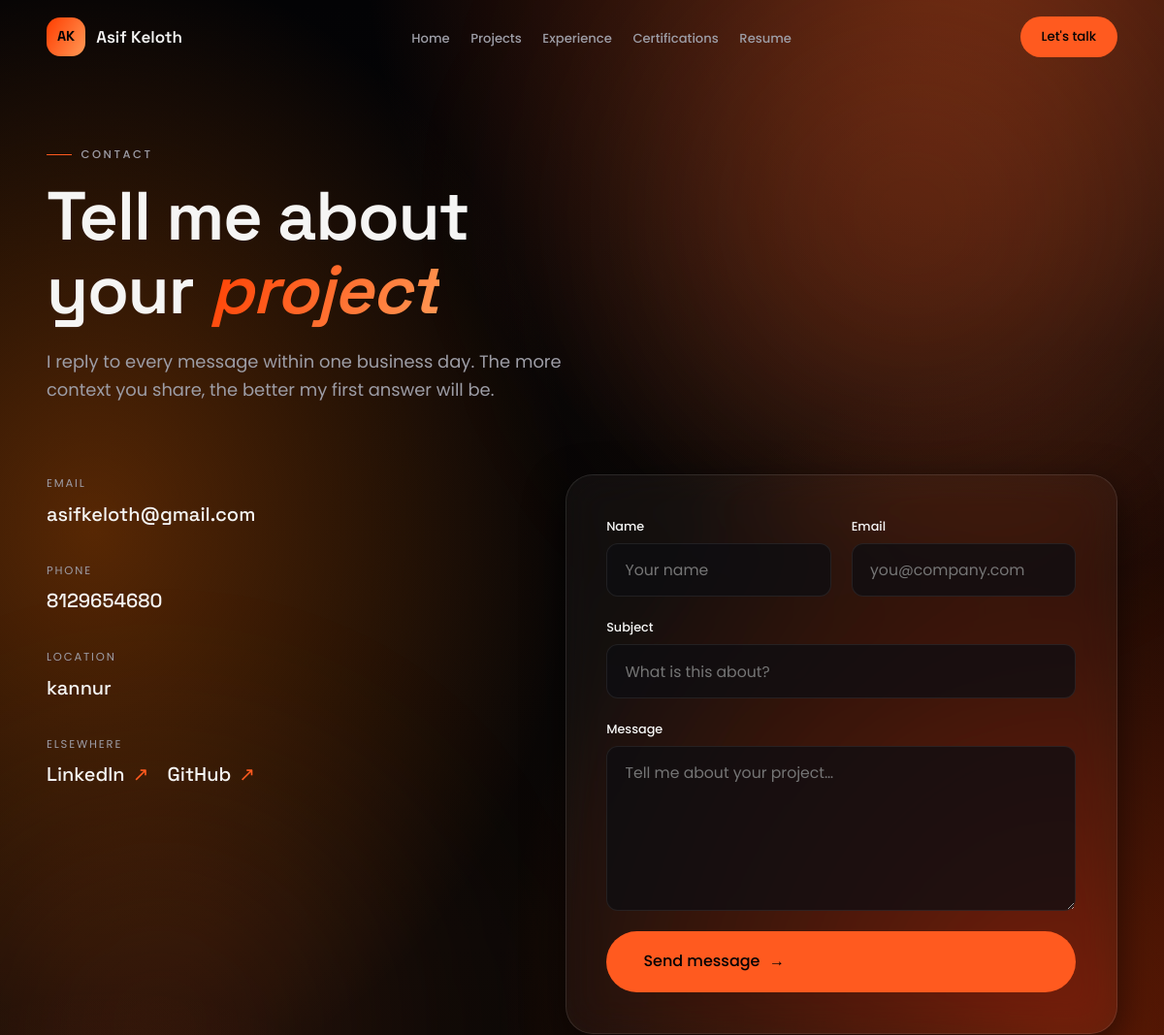
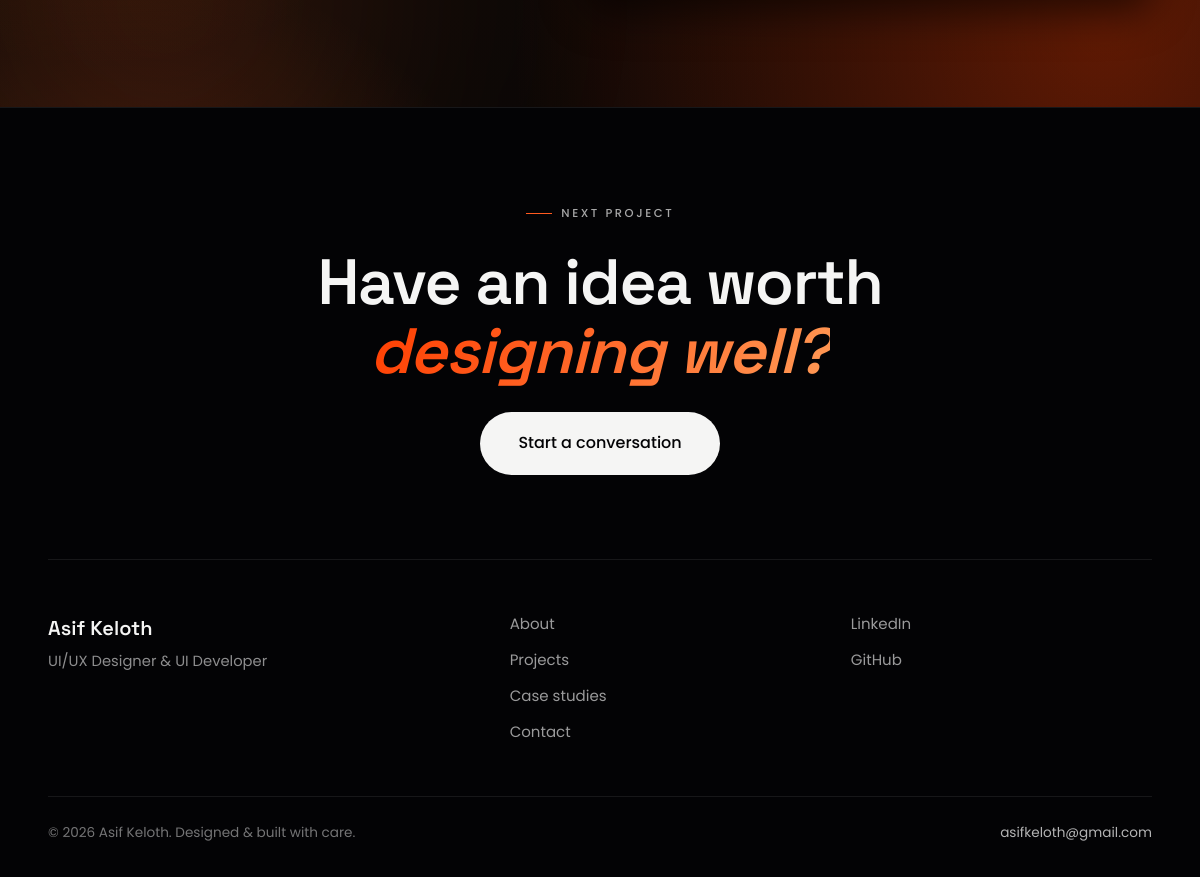
Page /contact/ on the committed database (2 pictures, top to bottom).
### core/models.py (models this page shows, shortened)
class SingletonModel(models.Model):
    class Meta:
        abstract = True
    @classmethod
    def load(cls):
        obj, _ = cls.objects.get_or_create(pk=1)
        return obj

class SiteSettings(SingletonModel):
    site_name = models.CharField(max_length=100, default="Asif Keloth")
    tagline = models.CharField(max_length=160, default="UI/UX Designer & UI Developer")
    email = models.EmailField(default="hello@example.com")
    phone = models.CharField(max_length=40, blank=True)
    location = models.CharField(max_length=120, default="Kochi, India")
    resume = models.FileField(upload_to="resume/", blank=True, null=True)
    logo_text = models.CharField(max_length=40, default="A")
    footer_note = models.CharField(max_length=200, default="Designed & built with care.")
    seo_title = models.CharField(max_length=70, blank=True,
                                 help_text="Default <title>. Falls back to site name.")
    seo_description = models.CharField(max_length=160, blank=True)
    seo_keywords = models.CharField(max_length=255, blank=True)
    og_image = models.ImageField(upload_to="seo/", blank=True, null=True)
    class Meta:
        verbose_name = "Site settings"
        verbose_name_plural = "Site settings"

class OrderedModel(models.Model):
    order = models.PositiveIntegerField(default=0)
    is_active = models.BooleanField(default=True)
    class Meta:
        abstract = True
        ordering = ["order", "id"]

class SocialLink(OrderedModel):
    PLATFORMS = [
        ("dribbble", "Dribbble"), ("behance", "Behance"), ("linkedin", "LinkedIn"),
        ("github", "GitHub"), ("twitter", "X / Twitter"), ("instagram", "Instagram"),
    ]
    platform = models.CharField(max_length=20, choices=PLATFORMS)
    url = models.URLField()

### core/views.py (the view)
# urls.py: path("contact/", views.contact, name="contact"),
def contact(request):
    form = ContactForm(request.POST or None)
    if request.method == "POST" and form.is_valid():
        form.save()
        messages.success(request, "Message sent — I'll reply within one business day.")
        return redirect("contact")
    return render(request, "contact.html", {"form": form})

### core/forms.py
class ContactForm(forms.ModelForm):
    class Meta:
        model = ContactMessage
        fields = ["name", "email", "subject", "message"]
        widgets = {
            "name": forms.TextInput(attrs={
                "placeholder": "Your name", "autocomplete": "name"}),
            "email": forms.EmailInput(attrs={
                "placeholder": "you@company.com", "autocomplete": "email"}),
            "subject": forms.TextInput(attrs={
                "placeholder": "What is this about?"}),
            "message": forms.Textarea(attrs={
                "placeholder": "Tell me about your project…", "rows": 6}),
        }

### core/context_processors.py (called while the page is built)
def site_globals(request):
    return {
        "site": SiteSettings.load(),
        "social_links": SocialLink.objects.filter(is_active=True),
    }

### crm/context_processors.py (called while the page is built)
def sidebar_counts(request):
    if not (request.user.is_authenticated and request.user.is_staff):
        return {}
    return {"dash_unread": m.ContactMessage.objects.filter(is_read=False).count()}

### templates/contact.html (shortened to what this page needs)
{% extends "base.html" %}
{% block content %}
<section class="detail-hero">
  <div class="container">
    <span class="eyebrow" data-aos="fade-up">Contact</span>
    <h1 class="detail-hero__title" data-aos="fade-up" data-aos-delay="100">
      Tell me about<br>your <em>project</em></h1>
    <p class="detail-hero__summary" data-aos="fade-up" data-aos-delay="160">
      I reply to every message within one business day. The more context you share, the better my first answer will be.</p>
  </div>
</section>
<section class="section" style="padding-top:1rem">
  <div class="container contact-grid">
    <div class="contact-info" data-aos="fade-right">
      <dl class="contact-info__item">
        <dt>Email</dt>
        <dd><a href="mailto:{{ site.email }}" data-cursor="hover">{{ site.email }}</a></dd>
      </dl>
      {% if site.phone %}
      <dl class="contact-info__item">
        <dt>Phone</dt>
        <dd><a href="tel:{{ site.phone }}" data-cursor="hover">{{ site.phone }}</a></dd>
      </dl>
      {% endif %}
      <dl class="contact-info__item">
        <dt>Location</dt>
        <dd><a>{{ site.location }}</a></dd>
      </dl>
      <dl class="contact-info__item">
        <dt>Elsewhere</dt>
        <dd style="display:flex;gap:1.2rem;flex-wrap:wrap">
          {% for link in social_links %}
          <a href="{{ link.url }}" target="_blank" rel="noopener" class="link-arrow" data-cursor="hover">
            {{ link.get_platform_display }} <span class="arrow">↗</span></a>
          {% endfor %}
        </dd>
      </dl>
    </div>
    <form method="post" class="form glass" data-aos="fade-left" novalidate>
      <div class="form__row">
        <div class="field">
          <label for="{{ form.name.id_for_label }}">Name</label>
          {{ form.name }}{{ form.name.errors }}
        </div>
        <div class="field">
          <label for="{{ form.email.id_for_label }}">Email</label>
          {{ form.email }}{{ form.email.errors }}
        </div>
      </div>
      <div class="field">
        <label for="{{ form.subject.id_for_label }}">Subject</label>
        {{ form.subject }}{{ form.subject.errors }}
      </div>
      <div class="field">
        <label for="{{ form.message.id_for_label }}">Message</label>
        {{ form.message }}{{ form.message.errors }}
      </div>
      <button type="submit" class="btn btn--primary btn--lg magnetic" data-cursor="hover">
        Send message <span class="arrow">→</span></button>
    </form>
  </div>
</section>
{% endblock %}

### templates/base.html (shortened to what this page needs)
{% load static %}<!DOCTYPE html>
<html lang="en">
<head>
  <link href="https://api.fontshare.com/v2/css?f[]=satoshi@400,500,700&display=swap" rel="stylesheet">
  <link rel="stylesheet" href="https://cdnjs.cloudflare.com/ajax/libs/Swiper/11.1.14/swiper-bundle.min.css">
  <link rel="stylesheet" href="https://cdnjs.cloudflare.com/ajax/libs/aos/2.3.4/aos.css">
  <link rel="stylesheet" href="{% static 'css/main.css' %}?v=12.0">
</head>
<body>
  <div class="bg-ambient" aria-hidden="true">
    <div class="bg-ambient__orb bg-ambient__orb--1"></div>
    <div class="bg-ambient__orb bg-ambient__orb--2"></div>
  </div>
  <header class="site-header" id="siteHeader">
    <nav class="nav container" aria-label="Primary">
      <a href="{% url 'home' %}" class="nav__logo magnetic" data-cursor="hover">
        <span class="nav__logo-mark">{{ site.logo_text }}</span>
        <span class="nav__logo-name">{{ site.site_name }}</span>
      </a>
      <ul class="nav__links" id="navLinks">
        <li><a href="{% url 'home' %}" data-cursor="hover">Home</a></li>
        <li><a href="{% url 'home' %}#projects" data-cursor="hover">Projects</a></li>
        <li><a href="{% url 'home' %}#experience" data-cursor="hover">Experience</a></li>
        <li><a href="{% url 'home' %}#certifications" data-cursor="hover">Certifications</a></li>
        <li><a href="{% url 'home' %}#resume" data-cursor="hover">Resume</a></li>
      </ul>
      <div class="nav__actions">
        <a href="{% url 'contact' %}" class="btn btn--primary btn--sm magnetic" data-cursor="hover">Let's talk</a>
      </div>
    </nav>
  </header>
  <main id="main">
    {% block content %}{% endblock %}
  </main>
  <footer class="site-footer">
    <div class="container">
      <div class="footer-cta" data-aos="fade-up">
        <p class="eyebrow eyebrow--light">Next project</p>
        <h2 class="footer-cta__title">Have an idea worth<br><em>designing well?</em></h2>
        <a href="{% url 'contact' %}" class="btn btn--light btn--lg magnetic" data-cursor="hover">Start a conversation</a>
      </div>
      <div class="footer-grid">
        <div>
          <p class="footer__name">{{ site.site_name }}</p>
          <p class="footer__tag">{{ site.tagline }}</p>
        </div>
        <nav class="footer__links" aria-label="Footer">
          <a href="{% url 'about' %}">About</a>
          <a href="{% url 'projects' %}">Projects</a>
          <a href="{% url 'case_studies' %}">Case studies</a>
          <a href="{% url 'contact' %}">Contact</a>
        </nav>
        <div class="footer__social">
          {% for link in social_links %}
          <a href="{{ link.url }}" target="_blank" rel="noopener" data-cursor="hover">{{ link.get_platform_display }}</a>
          {% endfor %}
        </div>
      </div>
      <div class="footer__base">
        <span>© <span id="year"></span> {{ site.site_name }}. {{ site.footer_note }}</span>
        <a href="mailto:{{ site.email }}" data-cursor="hover">{{ site.email }}</a>
      </div>
    </div>
  </footer>
</body>
</html>

### rows in the picture
SiteSettings: logo_text "AK", site_name "Asif Keloth", email "asifkeloth@gmail.com", phone "8129654680", location "kannur", tagline "UI/UX Designer & UI Developer", footer_note "Designed & built with care."
SocialLink: platform "LinkedIn"
SocialLink: platform "GitHub"
